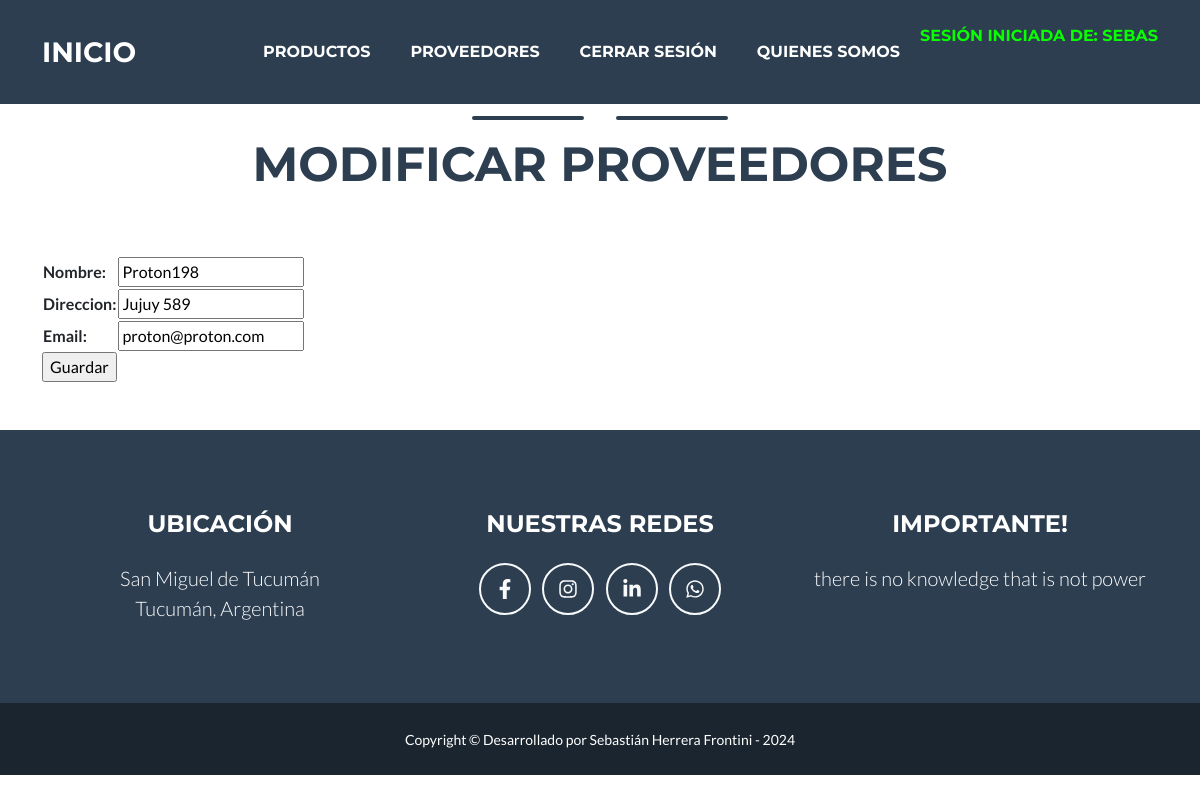
The page /modifica_proveedor/Proton198 (signed in) on the database its author committed.
### ViperApp/models.py (models this page shows, shortened)
class Proveedor(models.Model):
    nombre = models.CharField(max_length=20)
    direccion = models.CharField(max_length=40)
    email = models.CharField(max_length=40)

### ViperApp/views.py (the view)
# urls.py: path('modifica_proveedor/<nombreProveedor>', modificaProveedor, name="Modifica_Proveedores"),
@login_required
def modificaProveedor(request, nombreProveedor):
    proveedor = Proveedor.objects.get(nombre=nombreProveedor)
    if request.method == "POST":
        formularioProv = ProveedorForm(request.POST)
        if formularioProv.is_valid():
            info = formularioProv.cleaned_data
            proveedor.nombre = info["nombre"]
            proveedor.direccion = info["direccion"]
            proveedor.email = info["email"]
            proveedor.save()
            return render(request, "ViperApp/alta_exitosa.html")
    else:
        formularioProv = ProveedorForm(initial={"nombre":proveedor.nombre,"direccion":proveedor.direccion,"email":proveedor.email})
    return render(request, "ViperApp/modifica_proveedor.html", {"formProv":formularioProv, "nombre":nombreProveedor})

### ViperApp/forms.py
class ProveedorForm(forms.Form):
    nombre = forms.CharField(max_length=15)
    direccion = forms.CharField(max_length=15)
    email = forms.CharField(max_length=20)

### ViperApp/templates/ViperApp/modifica_proveedor.html (shortened to what this page needs)
{% extends "ViperApp/zplantvacia.html" %}
{% load static %}
{% block listas %}
<h2 class="page-section-heading text-center text-uppercase text-secondary mb-0">Modificar Proveedores</h2>
<br><br><br>
<form action="" method="POST"> {% csrf_token %}
    <table>
         {{formProv.as_table}}
     </table>
     <input type="submit" value="Guardar">
     <br><br><br>
</form>
</div>
{% endblock %}

### ViperApp/templates/ViperApp/zplantvacia.html (shortened to what this page needs)
<!DOCTYPE html>
<html lang="en">
    <head>
        {% load static %}
        <link href="{% static 'ViperApp/css/styles.css' %}" rel="stylesheet" />
    </head>
    <body id="page-top">
        <nav class="navbar navbar-expand-lg bg-secondary text-uppercase fixed-top" id="mainNav">
            <div class="container">
                <a class="navbar-brand" href="{% url 'Inicio' %}">Inicio</a>
                <div class="collapse navbar-collapse" id="navbarResponsive">
                    <ul class="navbar-nav ms-auto">
                        <li class="nav-item mx-0 mx-lg-1"><a class="nav-link py-3 px-0 px-lg-3 rounded" href="{% url 'Lista_Productos' %}">Productos</a></li>
                        <li class="nav-item mx-0 mx-lg-1"><a class="nav-link py-3 px-0 px-lg-3 rounded" href="{% url 'Lista_Proveedores' %}">Proveedores</a></li>
                        {% if request.user.is_authenticated %}
                        <li class="nav-item mx-0 mx-lg-1"><a class="nav-link py-3 px-0 px-lg-3 rounded" href="{% url 'Logout' %}">Cerrar Sesión</a></li>
                        {% else %}
                        <li class="nav-item mx-0 mx-lg-1"><a class="nav-link py-3 px-0 px-lg-3 rounded" href="{% url 'Registro' %}">Registrarse</a></li>
                        <li class="nav-item mx-0 mx-lg-1"><a class="nav-link py-3 px-0 px-lg-3 rounded" href="{% url 'Login' %}">Iniciar Sesión</a></li>
                        {% endif %}
                        <li class="nav-item mx-0 mx-lg-1"><a class="nav-link py-3 px-0 px-lg-3 rounded" href="{% url 'Nosotros' %}">Quienes Somos</a></li>
                        <br><br>
                        {% if request.user.is_authenticated %}
                        <p style="color: rgb(9, 255, 0)">Sesión iniciada de: {{user.username}}</p>
                        {% endif %}
                    </ul>
                </div>
            </div>
        </nav>
        <section class="page-section portfolio" id="portfolio">
            <div class="container">
                <div class="divider-custom">
                    <div class="divider-custom-line"></div>
                    <div class="divider-custom-line"></div>
                </div>
                    {% block listas %}
        {% endblock %}
        <footer class="footer text-center">
            <div class="container">
                <div class="row">
                    <div class="col-lg-4 mb-5 mb-lg-0">
                        <h4 class="text-uppercase mb-4">Ubicación</h4>
                        <p class="lead mb-0">
                            San Miguel de Tucumán
                            <br />
                            Tucumán, Argentina
                        </p>
                    </div>
                    <div class="col-lg-4 mb-5 mb-lg-0">
                        <h4 class="text-uppercase mb-4">Nuestras Redes</h4>
                        <a class="btn btn-outline-light btn-social mx-1" href="#!"><i class="fab fa-fw fa-facebook-f"></i></a>
                        <a class="btn btn-outline-light btn-social mx-1" href="#!"><i class="fab fa-fw fa-instagram"></i></a>
                        <a class="btn btn-outline-light btn-social mx-1" href="#!"><i class="fab fa-fw fa-linkedin-in"></i></a>
                        <a class="btn btn-outline-light btn-social mx-1" href="#!"><i class="fab fa-fw fa-whatsapp"></i></a>
                    </div>
                    <div class="col-lg-4">
                        <h4 class="text-uppercase mb-4">Importante!</h4>
                        <p class="lead mb-0">
                            there is no knowledge that is not power
                        </p>
                    </div>
                </div>
            </div>
        </footer>
        <div class="copyright py-4 text-center text-white">
            <div class="container"><small>Copyright &copy; Desarrollado por Sebastián Herrera Frontini - 2024</small></div>
        </div>

### rows shown on the page
Proveedor: nombre "Proton198", direccion "Jujuy 589", email "proton@proton.com"

### other values the page prints
{{ user.username }} "SEBAS"
